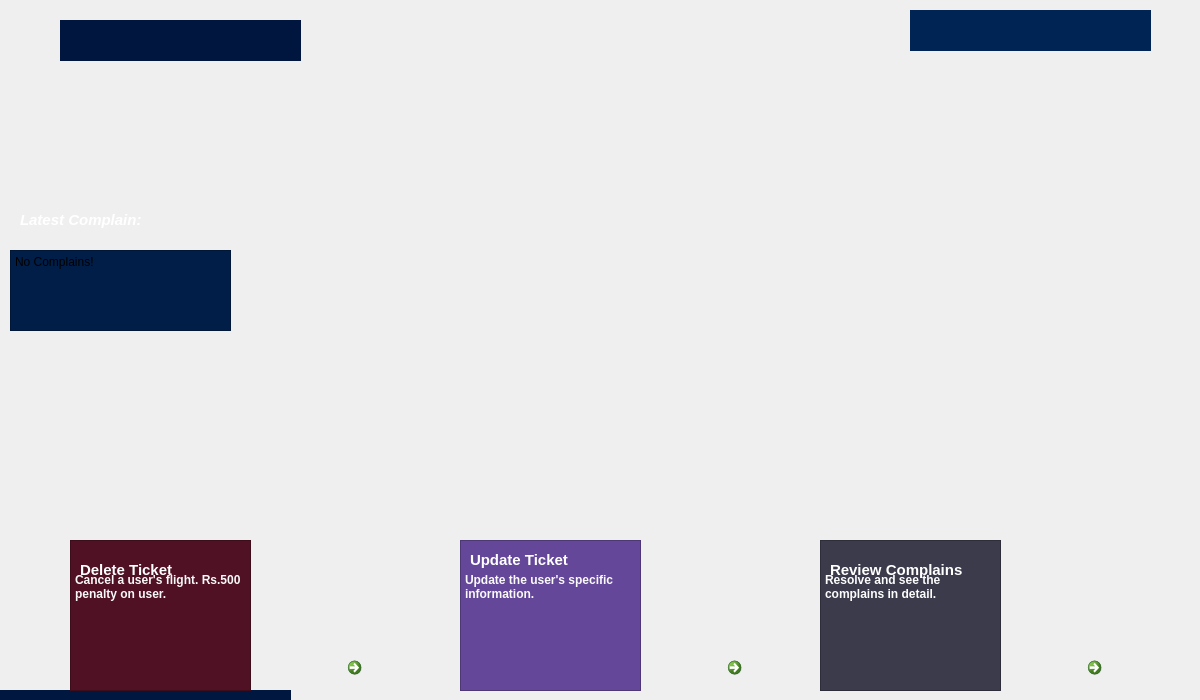
<?xml version="1.0" encoding="UTF-8"?>
<ui version="4.0">
 <class>adminmenu</class>
 <widget class="QMainWindow" name="adminmenu">
  <property name="geometry">
   <rect>
    <x>0</x>
    <y>0</y>
    <width>1200</width>
    <height>700</height>
   </rect>
  </property>
  <property name="windowTitle">
   <string>ADMIN PORTAL</string>
  </property>
  <property name="windowIcon">
   <iconset>
    <normaloff>C:/Users/SAAD COMMUNICATION/Downloads/chrome_hqmSI9koUf (2).png</normaloff>C:/Users/SAAD COMMUNICATION/Downloads/chrome_hqmSI9koUf (2).png</iconset>
  </property>
  <widget class="QWidget" name="centralwidget">
   <widget class="QCommandLinkButton" name="commandLinkButton">
    <property name="geometry">
     <rect>
      <x>720</x>
      <y>650</y>
      <width>61</width>
      <height>41</height>
     </rect>
    </property>
    <property name="cursor">
     <cursorShape>PointingHandCursor</cursorShape>
    </property>
    <property name="styleSheet">
     <string notr="true">background-color: rgb(58, 175, 0);</string>
    </property>
    <property name="text">
     <string/>
    </property>
    <property name="icon">
     <iconset>
      <normaloff>C:/Users/SAAD COMMUNICATION/Downloads/pngfind.com-white-arrow-png-582087.png</normaloff>C:/Users/SAAD COMMUNICATION/Downloads/pngfind.com-white-arrow-png-582087.png</iconset>
    </property>
    <property name="iconSize">
     <size>
      <width>45</width>
      <height>100</height>
     </size>
    </property>
   </widget>
   <widget class="QCommandLinkButton" name="commandLinkButton_2">
    <property name="geometry">
     <rect>
      <x>340</x>
      <y>650</y>
      <width>51</width>
      <height>41</height>
     </rect>
    </property>
    <property name="font">
     <font>
      <pointsize>13</pointsize>
     </font>
    </property>
    <property name="cursor">
     <cursorShape>PointingHandCursor</cursorShape>
    </property>
    <property name="styleSheet">
     <string notr="true">background-color: rgb(58, 175, 0);
color: rgb(255, 255, 255);</string>
    </property>
    <property name="text">
     <string/>
    </property>
    <property name="icon">
     <iconset>
      <normaloff>C:/Users/SAAD COMMUNICATION/Downloads/pngfind.com-white-arrow-png-582087.png</normaloff>C:/Users/SAAD COMMUNICATION/Downloads/pngfind.com-white-arrow-png-582087.png</iconset>
    </property>
    <property name="iconSize">
     <size>
      <width>45</width>
      <height>100</height>
     </size>
    </property>
   </widget>
   <widget class="QLabel" name="label">
    <property name="geometry">
     <rect>
      <x>0</x>
      <y>-20</y>
      <width>1201</width>
      <height>821</height>
     </rect>
    </property>
    <property name="text">
     <string/>
    </property>
    <property name="pixmap">
     <pixmap>C:/Users/SAAD COMMUNICATION/Downloads/Welcome Admin_auto_x2.jpg</pixmap>
    </property>
    <property name="scaledContents">
     <bool>true</bool>
    </property>
   </widget>
   <widget class="QLabel" name="label_3">
    <property name="geometry">
     <rect>
      <x>250</x>
      <y>540</y>
      <width>141</width>
      <height>151</height>
     </rect>
    </property>
    <property name="text">
     <string/>
    </property>
    <property name="pixmap">
     <pixmap>C:/Users/SAAD COMMUNICATION/Downloads/Alaska Airlines Cancellation &amp; Refund Policy.png</pixmap>
    </property>
    <property name="scaledContents">
     <bool>true</bool>
    </property>
   </widget>
   <widget class="QLabel" name="label_4">
    <property name="geometry">
     <rect>
      <x>80</x>
      <y>560</y>
      <width>131</width>
      <height>20</height>
     </rect>
    </property>
    <property name="font">
     <font>
      <family>Leelawadee UI</family>
      <pointsize>11</pointsize>
      <bold>true</bold>
     </font>
    </property>
    <property name="styleSheet">
     <string notr="true">color: rgb(255, 255, 255);</string>
    </property>
    <property name="text">
     <string>Delete Ticket</string>
    </property>
   </widget>
   <widget class="QTextBrowser" name="textBrowser">
    <property name="geometry">
     <rect>
      <x>70</x>
      <y>540</y>
      <width>181</width>
      <height>151</height>
     </rect>
    </property>
    <property name="styleSheet">
     <string notr="true">background-color: rgb(80, 17, 36);</string>
    </property>
    <property name="html">
     <string>&lt;!DOCTYPE HTML PUBLIC &quot;-//W3C//DTD HTML 4.0//EN&quot; &quot;http://www.w3.org/TR/REC-html40/strict.dtd&quot;&gt;
&lt;html&gt;&lt;head&gt;&lt;meta name=&quot;qrichtext&quot; content=&quot;1&quot; /&gt;&lt;meta charset=&quot;utf-8&quot; /&gt;&lt;style type=&quot;text/css&quot;&gt;
p, li { white-space: pre-wrap; }
hr { height: 1px; border-width: 0; }
li.unchecked::marker { content: &quot;\2610&quot;; }
li.checked::marker { content: &quot;\2612&quot;; }
&lt;/style&gt;&lt;/head&gt;&lt;body style=&quot; font-family:'Segoe UI'; font-size:9pt; font-weight:400; font-style:normal;&quot;&gt;
&lt;p style=&quot;-qt-paragraph-type:empty; margin-top:0px; margin-bottom:0px; margin-left:0px; margin-right:0px; -qt-block-indent:0; text-indent:0px; font-family:'Palatino Linotype';&quot;&gt;&lt;br /&gt;&lt;/p&gt;
&lt;p style=&quot;-qt-paragraph-type:empty; margin-top:0px; margin-bottom:0px; margin-left:0px; margin-right:0px; -qt-block-indent:0; text-indent:0px; font-family:'Palatino Linotype'; font-weight:700; color:#f9f9f9;&quot;&gt;&lt;br /&gt;&lt;/p&gt;
&lt;p style=&quot; margin-top:0px; margin-bottom:0px; margin-left:0px; margin-right:0px; -qt-block-indent:0; text-indent:0px;&quot;&gt;&lt;span style=&quot; font-family:'Palatino Linotype'; font-weight:700; color:#f9f9f9;&quot;&gt;Cancel a user's flight. Rs.500 penalty on user.&lt;/span&gt;&lt;/p&gt;&lt;/body&gt;&lt;/html&gt;</string>
    </property>
   </widget>
   <widget class="QCommandLinkButton" name="commandLinkButton_3">
    <property name="geometry">
     <rect>
      <x>1080</x>
      <y>650</y>
      <width>61</width>
      <height>41</height>
     </rect>
    </property>
    <property name="cursor">
     <cursorShape>PointingHandCursor</cursorShape>
    </property>
    <property name="styleSheet">
     <string notr="true">background-color: rgb(58, 175, 0);</string>
    </property>
    <property name="text">
     <string/>
    </property>
    <property name="icon">
     <iconset>
      <normaloff>C:/Users/SAAD COMMUNICATION/Downloads/pngfind.com-white-arrow-png-582087.png</normaloff>C:/Users/SAAD COMMUNICATION/Downloads/pngfind.com-white-arrow-png-582087.png</iconset>
    </property>
    <property name="iconSize">
     <size>
      <width>45</width>
      <height>100</height>
     </size>
    </property>
   </widget>
   <widget class="QLabel" name="label_5">
    <property name="geometry">
     <rect>
      <x>20</x>
      <y>210</y>
      <width>171</width>
      <height>20</height>
     </rect>
    </property>
    <property name="font">
     <font>
      <family>Leelawadee UI</family>
      <pointsize>11</pointsize>
      <italic>true</italic>
      <bold>true</bold>
     </font>
    </property>
    <property name="styleSheet">
     <string notr="true">color: rgb(255, 255, 255);</string>
    </property>
    <property name="text">
     <string>Latest Complain: </string>
    </property>
   </widget>
   <widget class="QTextEdit" name="textEdit">
    <property name="geometry">
     <rect>
      <x>10</x>
      <y>250</y>
      <width>221</width>
      <height>81</height>
     </rect>
    </property>
    <property name="styleSheet">
     <string notr="true">background-color: rgb(1, 30, 72);</string>
    </property>
    <property name="html">
     <string>&lt;!DOCTYPE HTML PUBLIC &quot;-//W3C//DTD HTML 4.0//EN&quot; &quot;http://www.w3.org/TR/REC-html40/strict.dtd&quot;&gt;
&lt;html&gt;&lt;head&gt;&lt;meta name=&quot;qrichtext&quot; content=&quot;1&quot; /&gt;&lt;meta charset=&quot;utf-8&quot; /&gt;&lt;style type=&quot;text/css&quot;&gt;
p, li { white-space: pre-wrap; }
hr { height: 1px; border-width: 0; }
li.unchecked::marker { content: &quot;\2610&quot;; }
li.checked::marker { content: &quot;\2612&quot;; }
&lt;/style&gt;&lt;/head&gt;&lt;body style=&quot; font-family:'Segoe UI'; font-size:9pt; font-weight:400; font-style:normal;&quot;&gt;
&lt;p style=&quot; margin-top:0px; margin-bottom:0px; margin-left:0px; margin-right:0px; -qt-block-indent:0; text-indent:0px;&quot;&gt;No Complains!&lt;/p&gt;&lt;/body&gt;&lt;/html&gt;</string>
    </property>
   </widget>
   <widget class="QLabel" name="label_6">
    <property name="geometry">
     <rect>
      <x>-50</x>
      <y>690</y>
      <width>341</width>
      <height>101</height>
     </rect>
    </property>
    <property name="styleSheet">
     <string notr="true">background-color: rgb(0, 23, 64);</string>
    </property>
    <property name="text">
     <string/>
    </property>
   </widget>
   <widget class="QLabel" name="label_8">
    <property name="geometry">
     <rect>
      <x>910</x>
      <y>10</y>
      <width>241</width>
      <height>41</height>
     </rect>
    </property>
    <property name="styleSheet">
     <string notr="true">background-color: rgb(0, 36, 83);</string>
    </property>
    <property name="text">
     <string/>
    </property>
   </widget>
   <widget class="QLabel" name="label_9">
    <property name="geometry">
     <rect>
      <x>60</x>
      <y>20</y>
      <width>241</width>
      <height>41</height>
     </rect>
    </property>
    <property name="styleSheet">
     <string notr="true">background-color: rgb(0, 22, 63);</string>
    </property>
    <property name="text">
     <string/>
    </property>
   </widget>
   <widget class="QLabel" name="label_7">
    <property name="geometry">
     <rect>
      <x>470</x>
      <y>550</y>
      <width>131</width>
      <height>20</height>
     </rect>
    </property>
    <property name="font">
     <font>
      <family>Leelawadee UI</family>
      <pointsize>11</pointsize>
      <bold>true</bold>
     </font>
    </property>
    <property name="styleSheet">
     <string notr="true">color: rgb(255, 255, 255);</string>
    </property>
    <property name="text">
     <string>Update Ticket</string>
    </property>
   </widget>
   <widget class="QLabel" name="label_10">
    <property name="geometry">
     <rect>
      <x>830</x>
      <y>560</y>
      <width>161</width>
      <height>20</height>
     </rect>
    </property>
    <property name="font">
     <font>
      <family>Leelawadee UI</family>
      <pointsize>11</pointsize>
      <bold>true</bold>
     </font>
    </property>
    <property name="styleSheet">
     <string notr="true">color: rgb(255, 255, 255);</string>
    </property>
    <property name="text">
     <string>Review Complains</string>
    </property>
   </widget>
   <widget class="QLabel" name="label_11">
    <property name="geometry">
     <rect>
      <x>640</x>
      <y>540</y>
      <width>141</width>
      <height>151</height>
     </rect>
    </property>
    <property name="text">
     <string/>
    </property>
    <property name="pixmap">
     <pixmap>../../../Pictures/Home/errors.jpg</pixmap>
    </property>
    <property name="scaledContents">
     <bool>true</bool>
    </property>
   </widget>
   <widget class="QLabel" name="label_12">
    <property name="geometry">
     <rect>
      <x>1000</x>
      <y>540</y>
      <width>141</width>
      <height>151</height>
     </rect>
    </property>
    <property name="text">
     <string/>
    </property>
    <property name="pixmap">
     <pixmap>C:/Users/SAAD COMMUNICATION/Downloads/Good listener boss, listen and accept all opinion_.jpeg</pixmap>
    </property>
    <property name="scaledContents">
     <bool>true</bool>
    </property>
   </widget>
   <widget class="QTextBrowser" name="textBrowser_2">
    <property name="geometry">
     <rect>
      <x>820</x>
      <y>540</y>
      <width>181</width>
      <height>151</height>
     </rect>
    </property>
    <property name="styleSheet">
     <string notr="true">background-color: rgb(59, 59, 76);</string>
    </property>
    <property name="html">
     <string>&lt;!DOCTYPE HTML PUBLIC &quot;-//W3C//DTD HTML 4.0//EN&quot; &quot;http://www.w3.org/TR/REC-html40/strict.dtd&quot;&gt;
&lt;html&gt;&lt;head&gt;&lt;meta name=&quot;qrichtext&quot; content=&quot;1&quot; /&gt;&lt;meta charset=&quot;utf-8&quot; /&gt;&lt;style type=&quot;text/css&quot;&gt;
p, li { white-space: pre-wrap; }
hr { height: 1px; border-width: 0; }
li.unchecked::marker { content: &quot;\2610&quot;; }
li.checked::marker { content: &quot;\2612&quot;; }
&lt;/style&gt;&lt;/head&gt;&lt;body style=&quot; font-family:'Segoe UI'; font-size:9pt; font-weight:400; font-style:normal;&quot;&gt;
&lt;p style=&quot;-qt-paragraph-type:empty; margin-top:0px; margin-bottom:0px; margin-left:0px; margin-right:0px; -qt-block-indent:0; text-indent:0px; font-family:'Palatino Linotype';&quot;&gt;&lt;br /&gt;&lt;/p&gt;
&lt;p style=&quot;-qt-paragraph-type:empty; margin-top:0px; margin-bottom:0px; margin-left:0px; margin-right:0px; -qt-block-indent:0; text-indent:0px; font-family:'Palatino Linotype'; font-weight:700; color:#fdfdfd;&quot;&gt;&lt;br /&gt;&lt;/p&gt;
&lt;p style=&quot; margin-top:0px; margin-bottom:0px; margin-left:0px; margin-right:0px; -qt-block-indent:0; text-indent:0px;&quot;&gt;&lt;span style=&quot; font-family:'Palatino Linotype'; font-weight:700; color:#fdfdfd;&quot;&gt;Resolve and see the complains in detail.&lt;/span&gt;&lt;/p&gt;&lt;/body&gt;&lt;/html&gt;</string>
    </property>
   </widget>
   <widget class="QTextBrowser" name="textBrowser_3">
    <property name="geometry">
     <rect>
      <x>460</x>
      <y>540</y>
      <width>181</width>
      <height>151</height>
     </rect>
    </property>
    <property name="styleSheet">
     <string notr="true">background-color: rgb(100, 71, 153);</string>
    </property>
    <property name="html">
     <string>&lt;!DOCTYPE HTML PUBLIC &quot;-//W3C//DTD HTML 4.0//EN&quot; &quot;http://www.w3.org/TR/REC-html40/strict.dtd&quot;&gt;
&lt;html&gt;&lt;head&gt;&lt;meta name=&quot;qrichtext&quot; content=&quot;1&quot; /&gt;&lt;meta charset=&quot;utf-8&quot; /&gt;&lt;style type=&quot;text/css&quot;&gt;
p, li { white-space: pre-wrap; }
hr { height: 1px; border-width: 0; }
li.unchecked::marker { content: &quot;\2610&quot;; }
li.checked::marker { content: &quot;\2612&quot;; }
&lt;/style&gt;&lt;/head&gt;&lt;body style=&quot; font-family:'Segoe UI'; font-size:9pt; font-weight:400; font-style:normal;&quot;&gt;
&lt;p style=&quot;-qt-paragraph-type:empty; margin-top:0px; margin-bottom:0px; margin-left:0px; margin-right:0px; -qt-block-indent:0; text-indent:0px; font-family:'Palatino Linotype';&quot;&gt;&lt;br /&gt;&lt;/p&gt;
&lt;p style=&quot;-qt-paragraph-type:empty; margin-top:0px; margin-bottom:0px; margin-left:0px; margin-right:0px; -qt-block-indent:0; text-indent:0px; font-family:'Palatino Linotype'; font-weight:700; color:#fafafa;&quot;&gt;&lt;br /&gt;&lt;/p&gt;
&lt;p style=&quot; margin-top:0px; margin-bottom:0px; margin-left:0px; margin-right:0px; -qt-block-indent:0; text-indent:0px;&quot;&gt;&lt;span style=&quot; font-family:'Palatino Linotype'; font-weight:700; color:#fafafa;&quot;&gt;Update the user's specific information.&lt;/span&gt;&lt;/p&gt;&lt;/body&gt;&lt;/html&gt;</string>
    </property>
   </widget>
   <zorder>label</zorder>
   <zorder>label_5</zorder>
   <zorder>textEdit</zorder>
   <zorder>label_6</zorder>
   <zorder>label_8</zorder>
   <zorder>label_9</zorder>
   <zorder>label_11</zorder>
   <zorder>label_12</zorder>
   <zorder>textBrowser_2</zorder>
   <zorder>textBrowser_3</zorder>
   <zorder>textBrowser</zorder>
   <zorder>label_4</zorder>
   <zorder>label_7</zorder>
   <zorder>label_10</zorder>
   <zorder>label_3</zorder>
   <zorder>commandLinkButton_2</zorder>
   <zorder>commandLinkButton_3</zorder>
   <zorder>commandLinkButton</zorder>
  </widget>
 </widget>
 <resources/>
 <connections/>
</ui>
